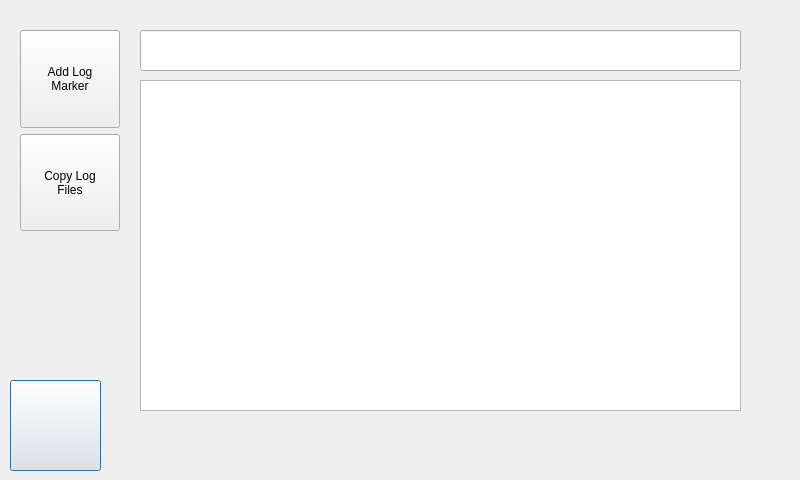
<?xml version="1.0" encoding="UTF-8"?>
<ui version="4.0">
 <class>DebugWindow</class>
 <widget class="QDialog" name="DebugWindow">
  <property name="geometry">
   <rect>
    <x>0</x>
    <y>0</y>
    <width>800</width>
    <height>480</height>
   </rect>
  </property>
  <property name="maximumSize">
   <size>
    <width>800</width>
    <height>480</height>
   </size>
  </property>
  <property name="windowTitle">
   <string>ControlWindow</string>
  </property>
  <widget class="QPushButton" name="Back">
   <property name="geometry">
    <rect>
     <x>10</x>
     <y>380</y>
     <width>91</width>
     <height>91</height>
    </rect>
   </property>
   <property name="maximumSize">
    <size>
     <width>100</width>
     <height>100</height>
    </size>
   </property>
   <property name="text">
    <string/>
   </property>
   <property name="icon">
    <iconset>
     <normaloff>img/back.png</normaloff>img/back.png</iconset>
   </property>
   <property name="iconSize">
    <size>
     <width>100</width>
     <height>100</height>
    </size>
   </property>
  </widget>
  <widget class="QWidget" name="layoutWidget">
   <property name="geometry">
    <rect>
     <x>20</x>
     <y>30</y>
     <width>111</width>
     <height>201</height>
    </rect>
   </property>
   <layout class="QVBoxLayout" name="verticalLayout">
    <item>
     <widget class="QPushButton" name="w_pushbutton_add_marker">
      <property name="maximumSize">
       <size>
        <width>100</width>
        <height>100</height>
       </size>
      </property>
      <property name="text">
       <string>Add Log
Marker</string>
      </property>
     </widget>
    </item>
    <item>
     <widget class="QPushButton" name="w_pushbutton_copy_log">
      <property name="maximumSize">
       <size>
        <width>100</width>
        <height>100</height>
       </size>
      </property>
      <property name="text">
       <string>Copy Log
Files</string>
      </property>
     </widget>
    </item>
   </layout>
  </widget>
  <widget class="QTextBrowser" name="w_message_text">
   <property name="geometry">
    <rect>
     <x>140</x>
     <y>80</y>
     <width>601</width>
     <height>331</height>
    </rect>
   </property>
   <property name="sizePolicy">
    <sizepolicy hsizetype="Fixed" vsizetype="Expanding">
     <horstretch>0</horstretch>
     <verstretch>0</verstretch>
    </sizepolicy>
   </property>
   <property name="maximumSize">
    <size>
     <width>115200</width>
     <height>1000</height>
    </size>
   </property>
  </widget>
  <widget class="QLineEdit" name="w_lineedit_message">
   <property name="geometry">
    <rect>
     <x>140</x>
     <y>30</y>
     <width>601</width>
     <height>41</height>
    </rect>
   </property>
  </widget>
 </widget>
 <resources/>
 <connections/>
</ui>
